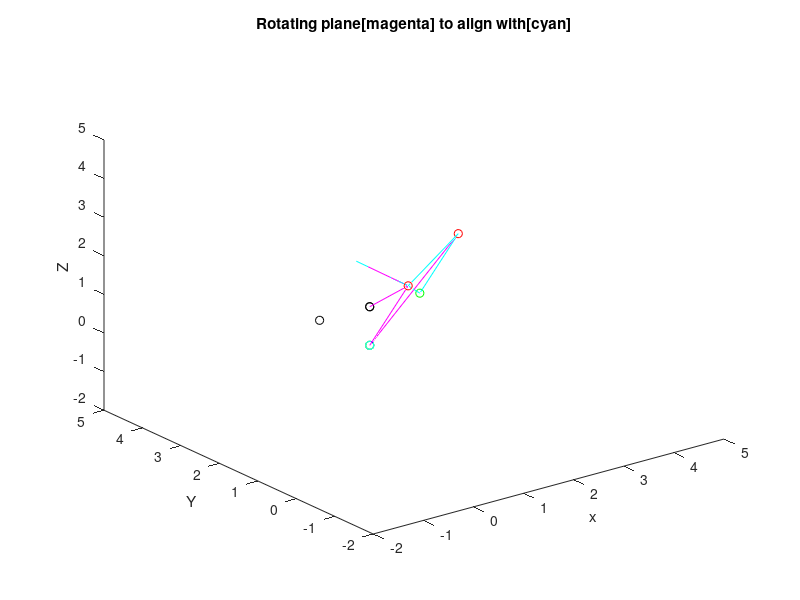

Reproduce this figure in MATLAB.
clear all;

% Creating four points emulating marker oriented above the plane
% point1 = [1 1 1];
% point2 = [2 1 1];
% point3 = [2 2 1];
% point4 = [1 2 1];
% point4 = [1 2 0];

% Creating four points emulating marker oriented below the plane
point1 = [1 1 2];
point2 = [2 1 3];
point3 = [2 2 1];
point4 = [1 2 0]; 

% Plotting 4 points
figure;
plot3(point1(1),point1(2),point1(3),'or');
hold on;
plot3(point2(1),point2(2),point2(3),'or');
plot3(point3(1),point3(2),point3(3),'og');
plot3(point4(1),point4(2),point4(3),'ob');

xlabel(' x ');
ylabel(' Y ');
zlabel(' Z ');
xlim([-2 5])
ylim([-2 5])
zlim([-2 5])

pause(8)
run_transform = true;

if run_transform
    % orienting the point 4 in same plane as other 3 points

    % Plane 1 = 1,2,3
    % Creating vector between points 1 and 2
    vec12 = point2 - point1;
    vec12_p = [point1; point1+vec12];
    vec12_UV = vec12./vecnorm(vec12);
    plot3(vec12_p(:,1),vec12_p(:,2),vec12_p(:,3),'c', 'LineWidth',0.5);

    % Creating vector between points 1 and 3
    vec13 = point3 - point1;
    vec13_p = [point1; point1+vec13];
    vec13_UV = vec13./vecnorm(vec13);
    plot3(vec13_p(:,1),vec13_p(:,2),vec13_p(:,3),'c', 'LineWidth',0.5);

    % Creating vector between points 2 and 3
    vec23 = point3 - point2;
    vec23_p = [point2; point2+vec23];
    vec23_UV = vec23./vecnorm(vec23);
    plot3(vec23_p(:,1),vec23_p(:,2),vec23_p(:,3),'c', 'LineWidth',0.5);


    % Plane 2 = 1,2,4

    % Creating vector between points 1 and 4
    vec14 = point4 - point1;
    vec14_p = [point1; point1+vec14];
    vec14_UV = vec14./vecnorm(vec14);
    plot3(vec14_p(:,1),vec14_p(:,2),vec14_p(:,3),'m', 'LineWidth',0.5);


    % computing new axis perpendicular to the elevated plane
    ih2 = cross(vec12_UV, vec14_UV);
    ih2_UV = ih2./vecnorm(ih2);
    vec1i2_p = [point1; point1+ih2];
    plot3(vec1i2_p(:,1),vec1i2_p(:,2),vec1i2_p(:,3),'m', 'LineWidth',0.5)
    
     % computing new axis perpendicular to the desired plane
    ih = cross(vec12_UV, vec13_UV);
    ih_UV = ih./vecnorm(ih);
    vec1i_p = [point1; point1+ih];
    plot3(vec1i_p(:,1),vec1i_p(:,2),vec1i_p(:,3),'c', 'LineWidth',0.5)

    % Creating vector between points 2 and 4
    vec24 = point4 - point2;
    vec24_p = [point2; point2+vec24];
    vec24_UV = vec24./vecnorm(vec24);
    plot3(vec24_p(:,1),vec24_p(:,2),vec24_p(:,3),'m', 'LineWidth',0.5);

    title('Rotating plane[magenta] to align with[cyan]')
    pause(8)

    % Computing the required angle of rotation 
    % theta = dot(ih2, vec12_UV);
    % theta = radtodeg(theta);

    % angle between 
    angle3 = atan2(norm(cross(vec14_UV,vec23_UV)), dot(vec14_UV,vec23_UV));

    angle = atan2(norm(cross(ih2_UV,vec12_UV)), dot(ih2_UV,vec12_UV));

    angle2 = atan2(norm(cross(ih2_UV,ih_UV)), dot(ih2_UV,ih_UV));

    % Plotting point after rotating it by angle 
    angle_deg = rad2deg(angle)
    theta =  -1 * angle;

    R_X = [1 0 0; 0 cos(theta) -sin(theta); 0 sin(theta) cos(theta)];
    R_Y = [cos(theta) 0 sin(theta) ; 0 1 0; -sin(theta) 0 cos(theta)];
    R_Z = [cos(theta) -sin(theta) 0; sin(theta) cos(theta) 0; 0 0 1];
    %Post Mul
%     R_XY = [cos(theta) 0 sin(theta); sin(theta)^2 cos(theta) -sin(theta)*cos(theta); cos(theta)*sin(theta) sin(theta) cos(theta)^2];
    %Pre Mul
    R_XY = [cos(theta) sin(theta)^2 cos(theta)*sin(theta);  0 cos(theta) -sin(theta);  -sin(theta) cos(theta)*sin(theta) cos(theta)^2];
    
    % Custom rotation matrix allowing rotation only around Y co-ordinate 
    R_only_Y = [1 0 0 ; 0 1 0; -sin(theta) 0 cos(theta)];
    
    point4_n = R_Y * point4';
    % point4_new = point4+point4_n';
    plot3(point4_n(1),point4_n(2),point4_n(3),'ok');
    
    % Cheating code
    plot3(point4(1),point4(2),point4_n(3),'ok');
    
    % Custom Rotation marix
    point4_n_custom = R_only_Y * point4';
    plot3(point4_n_custom(1),point4_n_custom(2),point4_n_custom(3),'ok');
    
    pt = [point4(1),point4(2),point4_n(3)]
    vec_np = pt - point1;
    vec_np = [point1; point1+vec_np];
    vec_np_UV = vec_np./vecnorm(vec_np);
    plot3(vec_np(:,1),vec_np(:,2),vec_np(:,3),'m', 'LineWidth',0.5);
    

    % ********* Plotting point after rotating it by angle3*************
    angle3_deg = rad2deg(angle3)
    theta =  -1 * angle3;

    R_X = [1 0 0; 0 cos(theta) -sin(theta); 0 sin(theta) cos(theta)];
    R_Y = [cos(theta) 0 sin(theta) ; 0 1 0; -sin(theta) 0 cos(theta)];
    R_Z = [cos(theta) -sin(theta) 0; sin(theta) cos(theta) 0; 0 0 1];
    %Post Mul
%     R_XY = [cos(theta) 0 sin(theta); sin(theta)^2 cos(theta) -sin(theta)*cos(theta); cos(theta)*sin(theta) sin(theta) cos(theta)^2];
    %Pre Mul
    R_XY = [cos(theta) sin(theta)^2 cos(theta)*sin(theta);  0 cos(theta) -sin(theta);  -sin(theta) cos(theta)*sin(theta) cos(theta)^2];
     
    point43_n = R_Y * point4';
    % point43_new = point4+point43_n';
    plot3(point43_n(1),point43_n(2),point43_n(3),'og');
    
    % Cheating code
    plot3(point4(1),point4(2),point43_n(3),'oc');

    % **********Plotting point after rotating it by angle2*****************
    angle2_deg = rad2deg(angle2)
    theta =  -1 * angle2;

    R_X = [1 0 0; 0 cos(theta) -sin(theta); 0 sin(theta) cos(theta)];
    R_Y = [cos(theta) 0 sin(theta) ; 0 1 0; -sin(theta) 0 cos(theta)];
    R_Z = [cos(theta) -sin(theta) 0; sin(theta) cos(theta) 0; 0 0 1];
    %Post Mul
%     R_XY = [cos(theta) 0 sin(theta); sin(theta)^2 cos(theta) -sin(theta)*cos(theta); cos(theta)*sin(theta) sin(theta) cos(theta)^2];
    %Pre Mul
    R_XY = [cos(theta) sin(theta)^2 cos(theta)*sin(theta);  0 cos(theta) -sin(theta);  -sin(theta) cos(theta)*sin(theta) cos(theta)^2];

    point42_n = R_Y * point4';
    % point42_new = point4+point42_n';
    plot3(point42_n(1),point42_n(2),point42_n(3),'oy');
    
     % Cheating code
    plot3(point4(1),point4(2),point42_n(3),'oc');
    
            
   end
